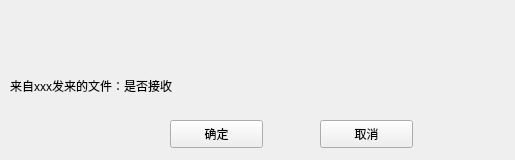
<?xml version="1.0" encoding="UTF-8"?>
<ui version="4.0">
 <class>ReceiveFile</class>
 <widget class="QWidget" name="ReceiveFile">
  <property name="geometry">
   <rect>
    <x>0</x>
    <y>0</y>
    <width>515</width>
    <height>160</height>
   </rect>
  </property>
  <property name="sizePolicy">
   <sizepolicy hsizetype="Fixed" vsizetype="Fixed">
    <horstretch>0</horstretch>
    <verstretch>0</verstretch>
   </sizepolicy>
  </property>
  <property name="minimumSize">
   <size>
    <width>515</width>
    <height>160</height>
   </size>
  </property>
  <property name="maximumSize">
   <size>
    <width>515</width>
    <height>160</height>
   </size>
  </property>
  <property name="windowTitle">
   <string>ReceiveFile</string>
  </property>
  <widget class="QWidget" name="titleWidget" native="true">
   <property name="geometry">
    <rect>
     <x>0</x>
     <y>0</y>
     <width>515</width>
     <height>50</height>
    </rect>
   </property>
   <property name="titleskin" stdset="0">
    <bool>true</bool>
   </property>
  </widget>
  <widget class="QWidget" name="bodyWidget" native="true">
   <property name="geometry">
    <rect>
     <x>0</x>
     <y>50</y>
     <width>515</width>
     <height>110</height>
    </rect>
   </property>
   <property name="bottomskin" stdset="0">
    <bool>true</bool>
   </property>
   <widget class="QLabel" name="label">
    <property name="geometry">
     <rect>
      <x>10</x>
      <y>20</y>
      <width>491</width>
      <height>31</height>
     </rect>
    </property>
    <property name="text">
     <string>来自xxx发来的文件：是否接收</string>
    </property>
   </widget>
   <widget class="QPushButton" name="okBtn">
    <property name="geometry">
     <rect>
      <x>170</x>
      <y>70</y>
      <width>93</width>
      <height>28</height>
     </rect>
    </property>
    <property name="text">
     <string>确定</string>
    </property>
   </widget>
   <widget class="QPushButton" name="cancelBtn">
    <property name="geometry">
     <rect>
      <x>320</x>
      <y>70</y>
      <width>93</width>
      <height>28</height>
     </rect>
    </property>
    <property name="text">
     <string>取消</string>
    </property>
   </widget>
  </widget>
 </widget>
 <layoutdefault spacing="6" margin="11"/>
 <resources/>
 <connections/>
</ui>
